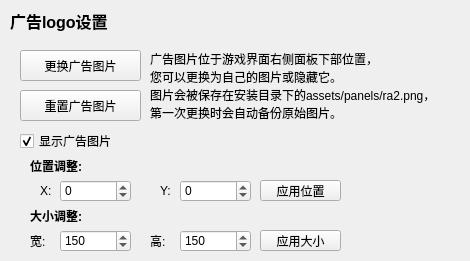
    <widget class="QWidget" name="PmbSettings">
     <attribute name="title">
      <string>广告Logo</string>
     </attribute>
     <widget class="QLabel" name="lb_pmb_title">
      <property name="geometry">
       <rect>
        <x>10</x>
        <y>10</y>
        <width>181</width>
        <height>21</height>
       </rect>
      </property>
      <property name="font">
       <font>
        <pointsize>12</pointsize>
        <bold>true</bold>
       </font>
      </property>
      <property name="text">
       <string>广告logo设置</string>
      </property>
     </widget>
     <widget class="QPushButton" name="btn_change_pmb">
      <property name="geometry">
       <rect>
        <x>20</x>
        <y>50</y>
        <width>121</width>
        <height>31</height>
       </rect>
      </property>
      <property name="text">
       <string>更换广告图片</string>
      </property>
     </widget>
     <widget class="QPushButton" name="btn_reset_pmb">
      <property name="geometry">
       <rect>
        <x>20</x>
        <y>90</y>
        <width>121</width>
        <height>31</height>
       </rect>
      </property>
      <property name="text">
       <string>重置广告图片</string>
      </property>
     </widget>
     <widget class="QCheckBox" name="chk_show_pmb">
      <property name="geometry">
       <rect>
        <x>20</x>
        <y>130</y>
        <width>121</width>
        <height>22</height>
       </rect>
      </property>
      <property name="text">
       <string>显示广告图片</string>
      </property>
      <property name="checked">
       <bool>true</bool>
      </property>
     </widget>
     <widget class="QLabel" name="lb_pmb_desc">
      <property name="geometry">
       <rect>
        <x>150</x>
        <y>50</y>
        <width>311</width>
        <height>71</height>
       </rect>
      </property>
      <property name="text">
       <string>广告图片位于游戏界面右侧面板下部位置，
您可以更换为自己的图片或隐藏它。
图片会被保存在安装目录下的assets/panels/ra2.png，
第一次更换时会自动备份原始图片。</string>
      </property>
     </widget>
     <widget class="QLabel" name="lb_position_text">
      <property name="geometry">
       <rect>
        <x>30</x>
        <y>155</y>
        <width>121</width>
        <height>21</height>
       </rect>
      </property>
      <property name="font">
       <font>
        <bold>true</bold>
       </font>
      </property>
      <property name="text">
       <string>位置调整:</string>
      </property>
     </widget>
     <widget class="QLabel" name="lb_position_x">
      <property name="geometry">
       <rect>
        <x>40</x>
        <y>180</y>
        <width>31</width>
        <height>21</height>
       </rect>
      </property>
      <property name="text">
       <string>X:</string>
      </property>
     </widget>
     <widget class="QSpinBox" name="spinBox_pmb_x">
      <property name="geometry">
       <rect>
        <x>60</x>
        <y>180</y>
        <width>71</width>
        <height>22</height>
       </rect>
      </property>
      <property name="minimum">
       <number>-500</number>
      </property>
      <property name="maximum">
       <number>500</number>
      </property>
      <property name="value">
       <number>0</number>
      </property>
     </widget>
     <widget class="QLabel" name="lb_position_y">
      <property name="geometry">
       <rect>
        <x>160</x>
        <y>180</y>
        <width>31</width>
        <height>21</height>
       </rect>
      </property>
      <property name="text">
       <string>Y:</string>
      </property>
     </widget>
     <widget class="QSpinBox" name="spinBox_pmb_y">
      <property name="geometry">
       <rect>
        <x>180</x>
        <y>180</y>
        <width>71</width>
        <height>22</height>
       </rect>
      </property>
      <property name="minimum">
       <number>-500</number>
      </property>
      <property name="maximum">
       <number>500</number>
      </property>
      <property name="value">
       <number>0</number>
      </property>
     </widget>
     <widget class="QPushButton" name="btn_apply_pmb_position">
      <property name="geometry">
       <rect>
        <x>260</x>
        <y>180</y>
        <width>81</width>
        <height>21</height>
       </rect>
      </property>
      <property name="text">
       <string>应用位置</string>
      </property>
     </widget>
     <widget class="QLabel" name="lb_size_text">
      <property name="geometry">
       <rect>
        <x>30</x>
        <y>205</y>
        <width>121</width>
        <height>21</height>
       </rect>
      </property>
      <property name="font">
       <font>
        <bold>true</bold>
       </font>
      </property>
      <property name="text">
       <string>大小调整:</string>
      </property>
     </widget>
     <widget class="QLabel" name="lb_size_width">
      <property name="geometry">
       <rect>
        <x>30</x>
        <y>230</y>
        <width>31</width>
        <height>21</height>
       </rect>
      </property>
      <property name="text">
       <string>宽:</string>
      </property>
     </widget>
     <widget class="QSpinBox" name="spinBox_pmb_width">
      <property name="geometry">
       <rect>
        <x>60</x>
        <y>230</y>
        <width>71</width>
        <height>22</height>
       </rect>
      </property>
      <property name="minimum">
       <number>50</number>
      </property>
      <property name="maximum">
       <number>500</number>
      </property>
      <property name="value">
       <number>150</number>
      </property>
     </widget>
     <widget class="QLabel" name="lb_size_height">
      <property name="geometry">
       <rect>
        <x>150</x>
        <y>230</y>
        <width>31</width>
        <height>21</height>
       </rect>
      </property>
      <property name="text">
       <string>高:</string>
      </property>
     </widget>
     <widget class="QSpinBox" name="spinBox_pmb_height">
      <property name="geometry">
       <rect>
        <x>180</x>
        <y>230</y>
        <width>71</width>
        <height>22</height>
       </rect>
      </property>
      <property name="minimum">
       <number>50</number>
      </property>
      <property name="maximum">
       <number>500</number>
      </property>
      <property name="value">
       <number>150</number>
      </property>
     </widget>
     <widget class="QPushButton" name="btn_apply_pmb_size">
      <property name="geometry">
       <rect>
        <x>260</x>
        <y>230</y>
        <width>81</width>
        <height>21</height>
       </rect>
      </property>
      <property name="text">
       <string>应用大小</string>
      </property>
     </widget>
    </widget>
